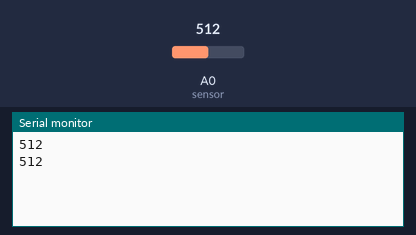
Recording of a sketch running on a simulated Arduino Uno, built with avr-gcc and run on an emulated ATmega328P. Shown: the last lines printed to the serial monitor. The test bench sets the inputs (shaded band); at power-on: A0 (sensor) = 512.

Above: at 1.8 s.
1.9 s: A0 (sensor) set to 716
At 2.5 s:
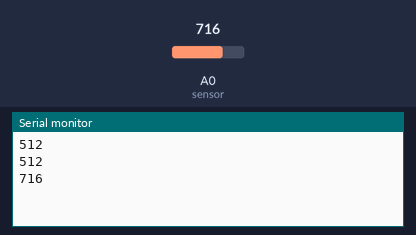
3.4 s: A0 (sensor) set to 900
At 4.8 s:
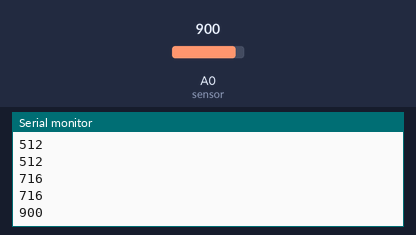
Timing chart, 0 to 6.4 s (numbered marks = the images above; inputs shaded):
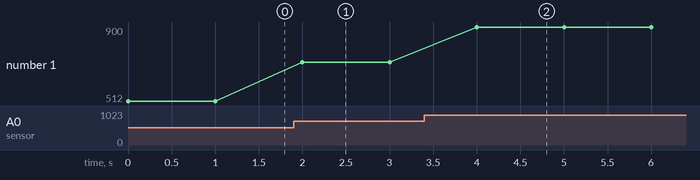

The sketch:

water.ino
```cpp
int sensor = A0;
int value = 0;

void setup() {
  Serial.begin(9600);
}

void loop() {
  value = analogRead(sensor);
  Serial.println(value);
  delay(1000);
}
```

Measured:
- after the input at 1.9 s, the serial monitor: prints a new line after 0.10 s (image 1)
- after the input at 3.4 s, the serial monitor: prints a new line after 0.60 s (image 2)
- plotted number 1: 512 → 716 after the input at 1.9 s, 716 → 900 after the input at 3.4 s
